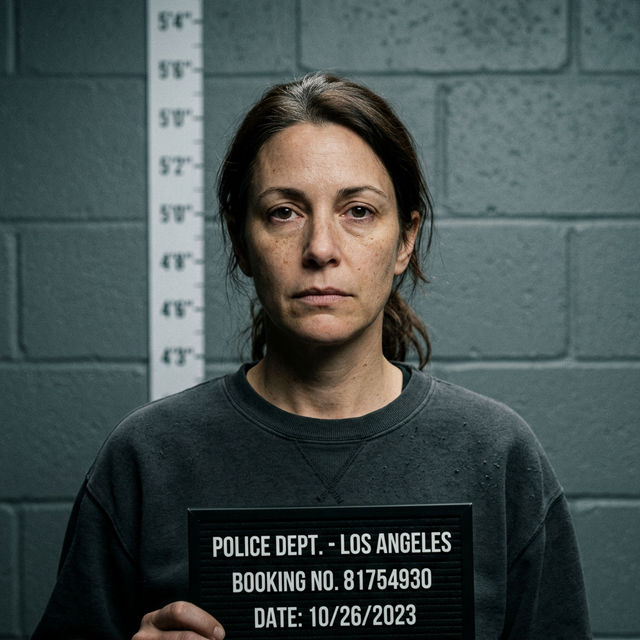
#> input picture database/Jane_Smith.png, 640 x 640 px, found by its file name
$ python -i matcher_service.py   (imports and definitions only)
#> lines starting #> are read from the running program, lines starting #| are printed output that depends on the picture
"""
matcher_service.py — Pipeline 3: HOG-based CNN-style Cross-Modal Face Matcher

Extracts HOG (Histogram of Oriented Gradients) feature embeddings from face
images and performs cosine-similarity-based ranked matching against a criminal
database — replacing the basic PCA+SVM with a proper cross-modal system.

Confidence tiers follow the THIRD EYE specification:
    > 85 %  → HIGH CONFIDENCE MATCH
    70–85 % → POSSIBLE MATCH (requires human verification)
    < 70 %  → NO RELIABLE MATCH

Part of the THIRD EYE AI Forensic System.
"""

import cv2
import numpy as np
import os
from typing import Optional

# HOG descriptor configuration
_HOG = cv2.HOGDescriptor(
    _winSize   = (128, 128),
    _blockSize = (16, 16),
    _blockStride = (8, 8),
    _cellSize  = (8, 8),
    _nbins     = 9,
)

TARGET_SIZE = (128, 128)  # normalisation size fed into HOG


# ─────────────────────────────────────────────────────────────────────────────
# Embedding utilities
# ─────────────────────────────────────────────────────────────────────────────

def _load_gray(path: str) -> Optional[np.ndarray]:
#> called with path = 'database/Jane_Smith.png'
    img = cv2.imread(path, cv2.IMREAD_GRAYSCALE)
#> img: shape (640, 640); min 0, max 228, mean 75.6
    return img


def _extract_embedding(gray: np.ndarray) -> np.ndarray:
    """Return a normalised HOG feature vector for a greyscale image."""
    resized = cv2.resize(gray, TARGET_SIZE)
    # Normalise pixel range
    eq = cv2.equalizeHist(resized)
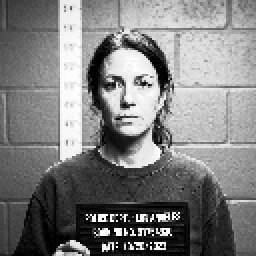
#> eq: shape (128, 128) (shown 2 times larger); min 0, max 255, mean 125.9
    desc = _HOG.compute(eq).flatten()
#> desc = 8100 values, max 0.426 at index 1098, min 0.000227 at index 4403, mean 0.144
    norm = np.linalg.norm(desc)
#> norm = 14.98
    return desc / norm if norm > 0 else desc


def _cosine_similarity(a: np.ndarray, b: np.ndarray) -> float:
    """Cosine similarity in [0, 1]."""
    denom = (np.linalg.norm(a) * np.linalg.norm(b))
    if denom == 0:
        return 0.0
    return float(np.dot(a, b) / denom)


# ─────────────────────────────────────────────────────────────────────────────
# Confidence tier classifier
# ─────────────────────────────────────────────────────────────────────────────

def _classify_confidence(score_pct: float) -> str:
    if score_pct >= 85:
        return "HIGH CONFIDENCE"
    if score_pct >= 70:
        return "POSSIBLE MATCH"
    return "NO RELIABLE MATCH"


# ─────────────────────────────────────────────────────────────────────────────
# Database embedding builder
# ─────────────────────────────────────────────────────────────────────────────

class FaceMatcher:
    """
    Maintains an in-memory embedding index of all faces in the database folder.
    Call `build_index()` after adding new suspects.
    """

    def __init__(self, db_path: str = 'database'):
        self.db_path   = db_path
        self.index: list[dict] = []   # [{name, filename, embedding}]
        self.is_trained = False

    # ── Index building ──────────────────────────────────────────────────────

    def build_index(self) -> bool:
        """
        Scan db_path for image files, extract HOG embeddings for each.
        Also adds mirrored / sketch augmentations for cross-modal alignment.
        Returns True if at least 1 subject was indexed.
        """
        self.index = []
        exts = ('.png', '.jpg', '.jpeg')
        files = [f for f in os.listdir(self.db_path)
                 if f.lower().endswith(exts) and not f.startswith('_')]

        if not files:
            self.is_trained = False
            return False

        for filename in files:
            path  = os.path.join(self.db_path, filename)
            name  = os.path.splitext(filename)[0]
            gray  = _load_gray(path)
            if gray is None:
                continue

            emb = _extract_embedding(gray)
#> emb = 8100 values, max 0.0284 at index 1098, min 1.51e-05 at index 4403, mean 0.00961
            self.index.append({'name': name, 'filename': filename, 'embedding': emb})

            # Add flipped augmentation for robustness
            flipped     = cv2.flip(gray, 1)
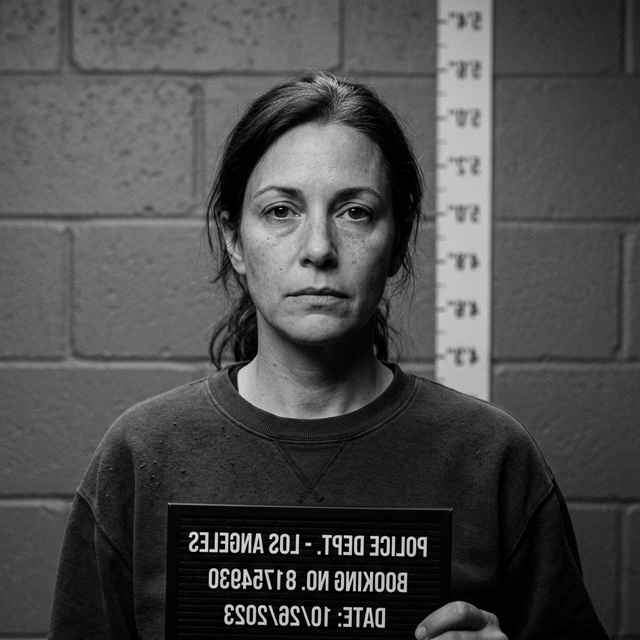
#> flipped: shape (640, 640); min 0, max 228, mean 75.6
            emb_flipped = _extract_embedding(flipped)
#> in _extract_embedding (call 2), `eq = cv2.equalizeHist(resized)`:
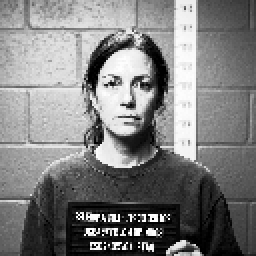
#> eq: shape (128, 128) (shown 2 times larger); min 0, max 255, mean 125.9
#> in _extract_embedding (call 2), `desc = _HOG.compute(eq).flatten()`: desc = 8100 values, max 0.42 at index 409, min 0.000352 at index 3345, mean 0.144
#> emb_flipped = 8100 values, max 0.028 at index 409, min 2.35e-05 at index 3345, mean 0.00962
            self.index.append({'name': name, 'filename': filename, 'embedding': emb_flipped})

            # Add sketch augmentation (cross-modal alignment)
            sketch_gray = self._to_sketch(gray)
#> in _to_sketch, `blurred  = cv2.GaussianBlur(inv, (21, 21), 0)`:
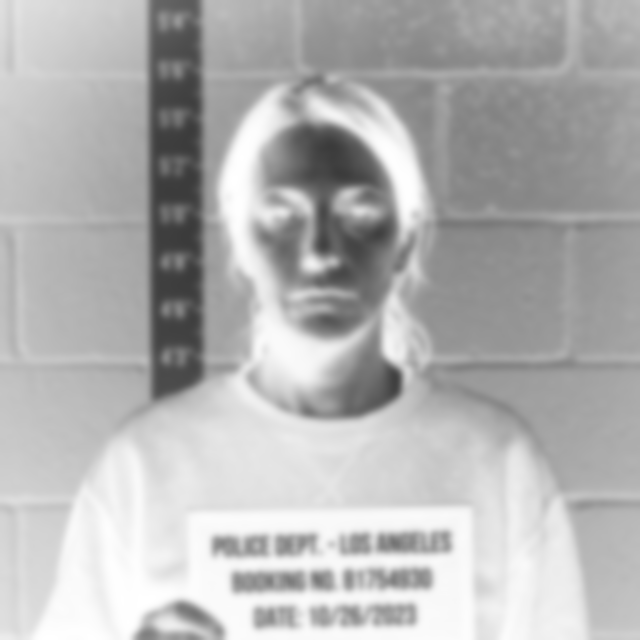
#> blurred: shape (640, 640); min 59, max 255, mean 179.4
#> in _to_sketch, `return cv2.divide(gray, inv_blur, scale=256.0)`:
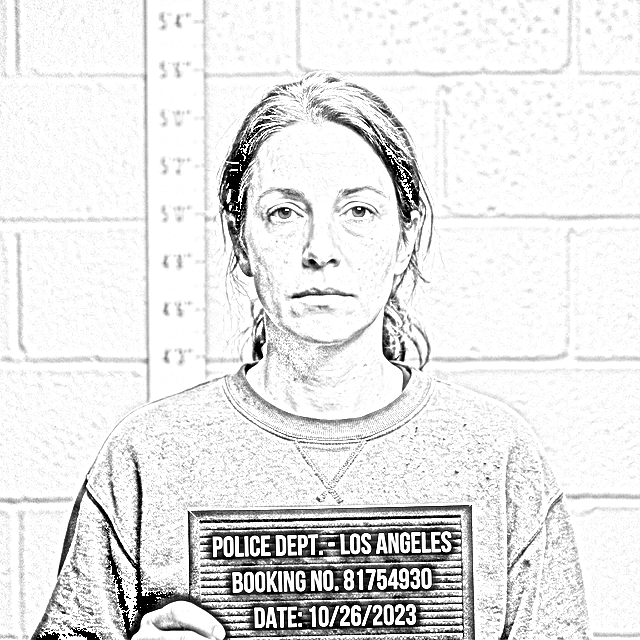
#> returned value: shape (640, 640); min 0, max 255, mean 229.6
            emb_sketch  = _extract_embedding(sketch_gray)
#> in _extract_embedding (call 3), `resized = cv2.resize(gray, TARGET_SIZE)`:
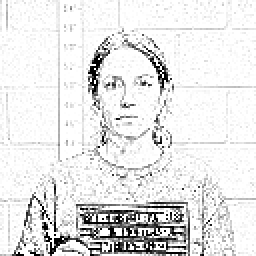
#> resized: shape (128, 128) (shown 2 times larger); min 0, max 255, mean 229.9
#> in _extract_embedding (call 3), `eq = cv2.equalizeHist(resized)`:
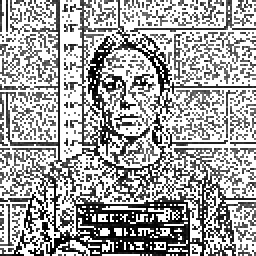
#> eq: shape (128, 128) (shown 2 times larger); min 0, max 255, mean 164.5
#> in _extract_embedding (call 3), `desc = _HOG.compute(eq).flatten()`: desc = 8100 values, max 0.437 at index 3676, min 0 at index 480, mean 0.138
#> emb_sketch = 8100 values, max 0.0292 at index 3676, min 0 at index 480, mean 0.00919
            self.index.append({'name': name, 'filename': filename, 'embedding': emb_sketch})
#> pass 2 of the loop in build_index, `for filename in files:`:
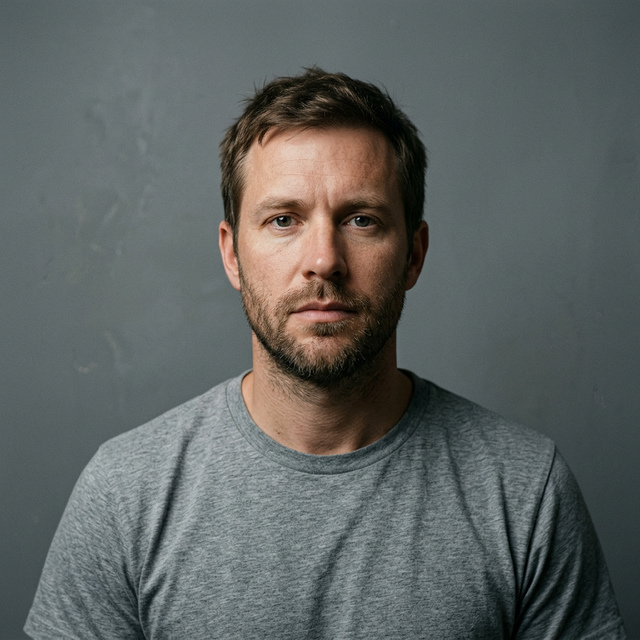
#> input picture database/John_Doe.png, 640 x 640 px, found by its file name
#> emb = 8100 values, max 0.0271 at index 3892, min 0.000118 at index 7556, mean 0.00994
#> in _extract_embedding (call 5), `eq = cv2.equalizeHist(resized)`:
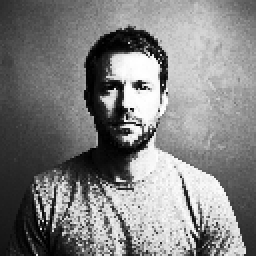
#> eq: shape (128, 128) (shown 2 times larger); min 0, max 255, mean 128.9
#> desc = 8100 values, max 0.421 at index 3891, min 0.0013 at index 1056, mean 0.149
#> emb_flipped = 8100 values, max 0.0281 at index 3891, min 8.65e-05 at index 1056, mean 0.00993
#> in _extract_embedding (call 6), `eq = cv2.equalizeHist(resized)`:
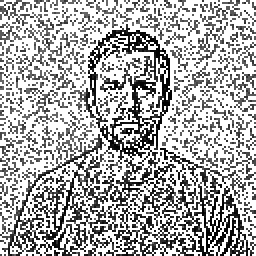
#> eq: shape (128, 128) (shown 2 times larger); min 0, max 255, mean 173.8
#> desc = 8100 values, max 0.333 at index 5440, min 0 at index 392, mean 0.139
#> emb_sketch = 8100 values, max 0.0222 at index 5440, min 0 at index 392, mean 0.00926

        self.is_trained = bool(self.index)
#> self.is_trained = True
        return self.is_trained

    @staticmethod
    def _to_sketch(gray: np.ndarray) -> np.ndarray:
        """Quick pencil-sketch conversion for augmentation."""
        inv      = cv2.bitwise_not(gray)
        blurred  = cv2.GaussianBlur(inv, (21, 21), 0)
        inv_blur = cv2.bitwise_not(blurred)
        return cv2.divide(gray, inv_blur, scale=256.0)

    # ── Query matching ──────────────────────────────────────────────────────

    def match(self, query_path: str, top_k: int = 5) -> dict:
        """
        Match a query image against the indexed database.

        Returns:
            {
              "success": bool,
              "matches": [
                  {
                      "rank": 1,
                      "name": str,
                      "filename": str,
                      "score": float,       # 0–100
                      "tier": str           # HIGH CONFIDENCE / POSSIBLE / NO RELIABLE
                  }, ...
              ],
              "best_match": str,
              "best_score": float,
              "best_tier": str,
              "best_image": str             # filename for best match
            }
        """
        if not self.is_trained:
            built = self.build_index()
#> built = True
            if not built:
                return {
                    "success": False,
                    "error":   "Database is empty. Please add suspect photos via Admin panel."
                }

        gray = _load_gray(query_path)
        if gray is None:
            return {"success": False, "error": "Cannot read query image."}

        query_emb = _extract_embedding(gray)
#> query_emb = 8100 values, max 0.0284 at index 1098, min 1.51e-05 at index 4403, mean 0.00961

        # Score every entry in index
        scored: dict[str, float] = {}   # name → best raw score
        name_to_file: dict[str, str] = {}

        for entry in self.index:
            sim  = _cosine_similarity(query_emb, entry['embedding'])
            name = entry['name']
            if name not in scored or sim > scored[name]:
                scored[name] = sim
                name_to_file[name] = entry['filename']
#> this loop made 6 passes
#> (sim, name) on passes 1 to 6: (1, 'Jane_Smith'), (0.864, 'Jane_Smith'), (0.825, 'Jane_Smith'), (0.833, 'John_Doe'), (0.846, 'John_Doe'), (0.786, 'John_Doe')
#> after the loop, name_to_file = {'Jane_Smith': 'Jane_Smith.png', 'John_Doe': 'John_Doe.png'}; scored = {'Jane_Smith': 1, 'John_Doe': 0.846}

        # Sort descending
        ranked = sorted(scored.items(), key=lambda x: x[1], reverse=True)[:top_k]
#> ranked = [('Jane_Smith', 1), ('John_Doe', 0.846)]

        matches = []
        for rank, (name, raw_sim) in enumerate(ranked, start=1):
            score_pct = round(raw_sim * 100, 2)
            matches.append({
                "rank":     rank,
                "name":     name,
                "filename": name_to_file[name],
                "score":    score_pct,
                "tier":     _classify_confidence(score_pct),
            })
#> this loop made 2 passes
#> (rank, name, raw_sim, score_pct) on passes 1 to 2: (1, 'Jane_Smith', 1, 100), (2, 'John_Doe', 0.846, 84.57)
#> after the loop, matches = 2 items

        best = matches[0] if matches else None
#> best = {'rank': 1, 'name': 'Jane_Smith', 'filename': 'Jane_Smith.png', 'score': 100, 'tier': 'HIGH CONFIDENCE'}
        return {
            "success":    True,
            "matches":    matches,
            "best_match": best["name"]     if best else None,
            "best_score": best["score"]    if best else 0,
            "best_tier":  best["tier"]     if best else "NO RELIABLE MATCH",
            "best_image": best["filename"] if best else None,
        }

>>> result = FaceMatcher().match('../database/Jane_Smith.png')
#> result = 6 items
